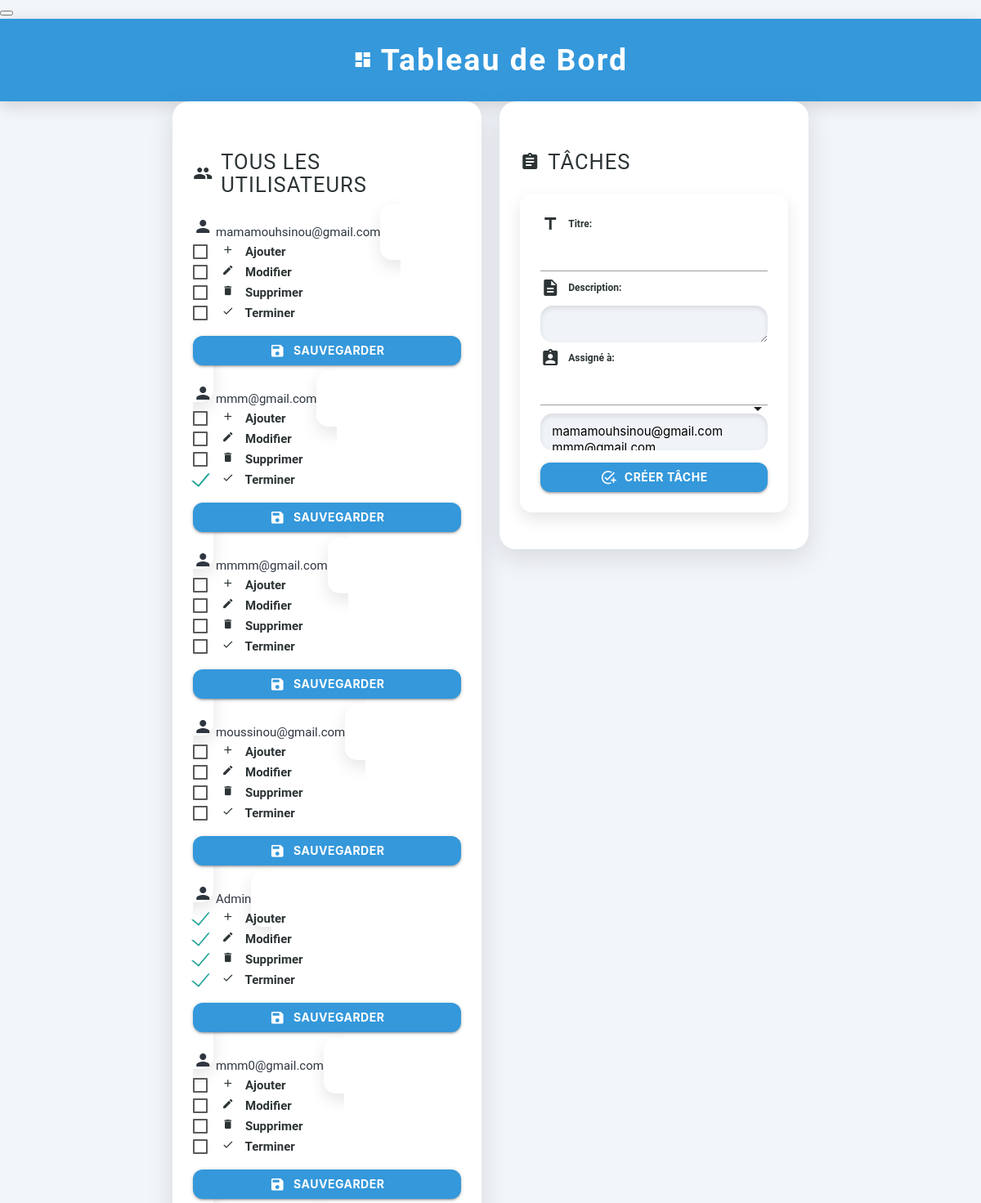
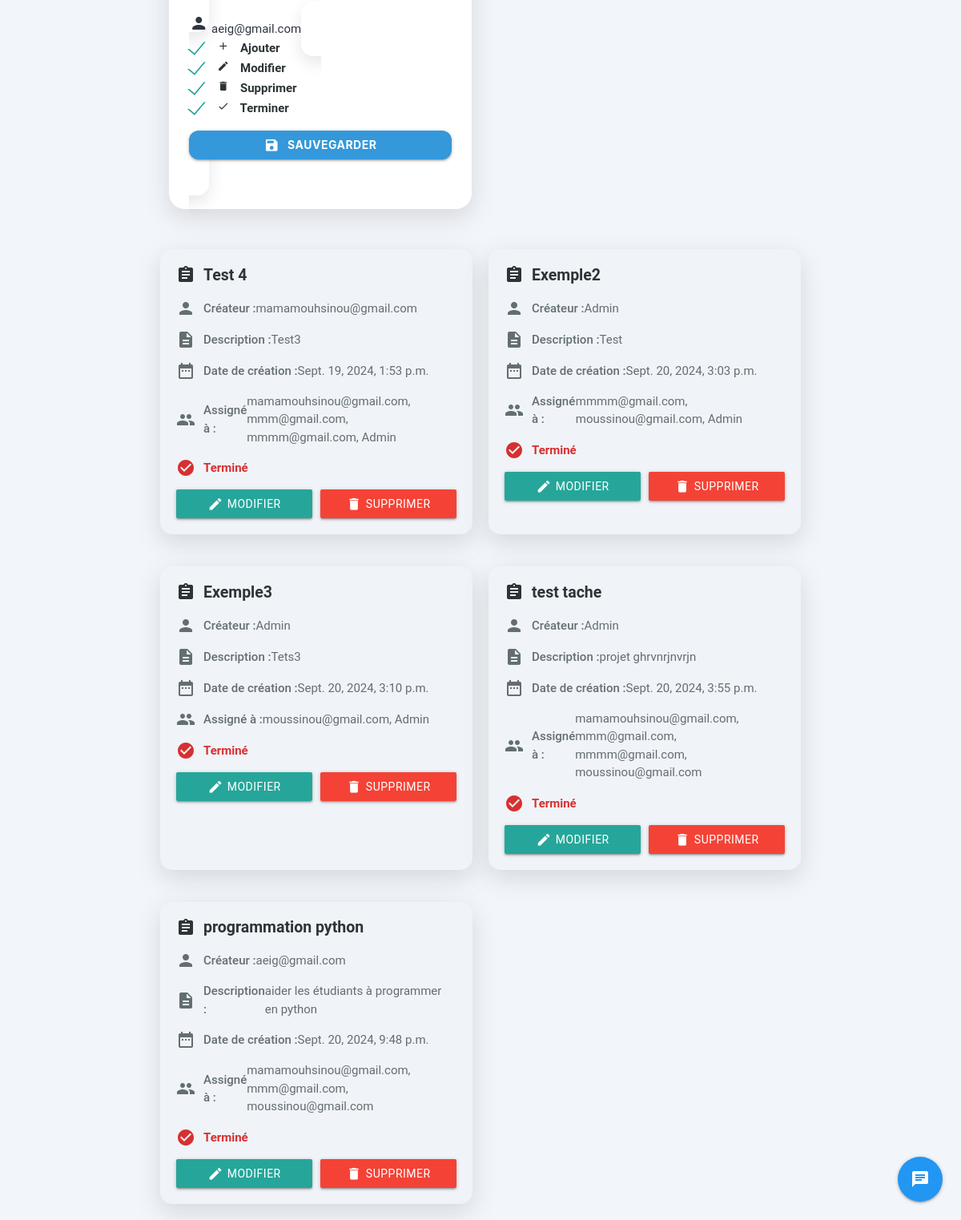
Screenshot of /dashboard/ (signed in) with the database file from the repository (2 pictures, top to bottom).
### sim/models.py (models this page shows, shortened)
class Tache(models.Model):
    createur = models.ForeignKey(User, on_delete=models.CASCADE)
    titre = models.CharField(max_length=200)
    description = models.TextField()
    date_creation = models.DateTimeField(auto_now_add=True)
    date_fin = models.DateTimeField(null=True, blank=True)
    est_terminee = models.BooleanField(default=False)
    utilisateurs = models.ManyToManyField(User, related_name='taches')

### sim/views.py (the view)
# urls.py: path('dashboard/', views.dashboard, name='dashboard'),
@login_required
def dashboard(request):
    taches_creees = Tache.objects.filter(createur=request.user)
    taches_assignees = Tache.objects.filter(utilisateurs=request.user)
    taches_terminees = Tache.objects.filter(
        Q(createur=request.user) | Q(utilisateurs=request.user),
        est_terminee=True
    ).distinct()
    taches_en_cours = Tache.objects.filter(
        Q(createur=request.user) | Q(utilisateurs=request.user),
        est_terminee=False
    ).distinct()
    utilisateurs = User.objects.all()
    taches = Tache.objects.all()
    context = {
        'utilisateurs': utilisateurs,
        'taches_creees': taches_creees,
        'taches_assignees': taches_assignees,
        'taches_terminees': taches_terminees,
        'taches_en_cours': taches_en_cours,
        'taches': taches
    }
    return render(request, 'dashboard.html', context)

### templates/dashboard.html (shortened to what this page needs)
<!DOCTYPE html>
<html lang="fr">
<head>
    <button @click="logout" class="btn-icon logout-btn" title="Se déconnecter">
    </button>
    <link href="https://cdnjs.cloudflare.com/ajax/libs/materialize/1.0.0/css/materialize.min.css" rel="stylesheet">
</head>
<body>
    <header>
        <h1 class="center-align"><i class="material-icons">dashboard</i> Tableau de Bord</h1>
    </header>
    <main class="container">
        <div class="row equal-height">
            {% if request.user.is_superuser %}
            <div class="col s12 m6">
                <div class="soft-card">
                    <section id="gestion-utilisateurs">
                        <h2><i class="material-icons">group</i> Tous les Utilisateurs</h2>
                        <ul>
                            {% for utilisateur in utilisateurs %}
                            <li>
                                <i class="material-icons">person</i> {{ utilisateur.username }}
                                <form method="POST" action="{% url 'gerer_permissions' %}" style="display:inline;">
                                    <div class="permissions">
                                        <label>
                                            <span><i class="material-icons tiny">add</i> Ajouter</span>
                                        </label>
                                        <label>
                                            <span><i class="material-icons tiny">edit</i> Modifier</span>
                                        </label>
                                        <label>
                                            <span><i class="material-icons tiny">delete</i> Supprimer</span>
                                        </label>
                                        <label>
                                            <span><i class="material-icons tiny">check</i> Terminer</span>
                                        </label>
                                        <button type="submit" class="btn waves-effect waves-light">
                                            <i class="material-icons left">save</i> Sauvegarder
                                        </button>
                                    </div>
                                </form>
                            </li>
                            {% endfor %}
                        </ul>
                    </section>
                </div>
            </div>
            {% endif %}
            <div class="col s12 m6">
                <div class="soft-card">
                    <section id="gestion-taches">
                        <h2><i class="material-icons">assignment</i> Tâches</h2>
                        {% if request.user.permission.peut_ajouter_tache %}
                        <form method="POST" action="{% url 'creer_tache' %}">
                            <label for="titre"><i class="material-icons">title</i> Titre:</label>
                            <input type="text" id="titre" name="titre" required>
                            <label for="description"><i class="material-icons">description</i> Description:</label>
                            <textarea id="description" name="description" required></textarea>
                            <label for="utilisateurs_assignes"><i class="material-icons">assignment_ind</i> Assigné à:</label>
                            <select multiple name="utilisateurs_assignes" id="utilisateurs_assignes">
                                {% for utilisateur in utilisateurs %}
                                <option value="{{ utilisateur.id }}">{{ utilisateur.username }}</option>
                                {% endfor %}
                            </select>
                            <button type="submit" class="btn waves-effect waves-light">
                                <i class="material-icons left">add_task</i> Créer Tâche
                            </button>
                        </form>
                        {% endif %}
                    </section>
                </div>
            </div>
        </div>
        <div class="card-grid">
            {% for tache in taches %}
            <div class="soft-card task-info">
                <h3><i class="material-icons">assignment</i> {{ tache.titre }}</h3>
                <p><i class="material-icons">person</i> <strong>Créateur :</strong> {{ tache.createur.username }}</p>
                <p><i class="material-icons">description</i> <strong>Description :</strong> {{ tache.description }}</p>
                <p><i class="material-icons">date_range</i> <strong>Date de création :</strong> {{ tache.date_creation }}</p>
                <p><i class="material-icons">group</i> <strong>Assigné à :</strong>
                    {% for utilisateur in tache.utilisateurs.all %}
                    {{ utilisateur.username }}{% if not forloop.last %}, {% endif %}
                    {% endfor %}
                </p>
                <p class="status {% if tache.est_terminee %}terminated{% endif %}">
                    <i class="material-icons">{% if tache.est_terminee %}check_circle{% else %}schedule{% endif %}</i>
                    {{ tache.est_terminee|yesno:"Terminé,En cours" }}
                </p>
                <div class="action-buttons">
                    {% if request.user.permission.peut_modifier_tache %}
                    <a href="{% url 'modifier_tache' tache.id %}" class="btn waves-effect waves-light">
                        <i class="material-icons left">edit</i> Modifier
                    </a>
                    {% endif %}
                    {% if request.user.permission.peut_supprimer_tache %}
                    <a href="{% url 'supprimer_tache' tache.id %}" class="btn red waves-effect waves-light">
                        <i class="material-icons left">delete</i> Supprimer
                    </a>
                    {% endif %}
                </div>
            </div>
            {% endfor %}
        </div>
    </main>
    <div class="fixed-action-btn">
        <a id="open-chat" class="btn-floating btn-large blue">
            <i class="large material-icons">chat</i>
        </a>
    </div>
</body>
</html>

### templates/dashboard.html (style rules this page uses)
body { background-color: #f2f5f9; font-family: 'Roboto', sans-serif; color: #2f3640; }
header { background-color: #3498db; color: white; padding: 30px; box-shadow: 0px 5px 20px rgba(0, 0, 0, 0.15); text-align: center; }
header h1 { margin: 0; font-size: 2.5rem; font-weight: bold; letter-spacing: 2px; display: flex; align-items: center; justify-content: center; }
header h1 i { margin-right: 10px; }
main { max-width: 1200px; margin: 40px auto; padding: 0 20px; }
h2 { font-size: 1.7rem; margin-bottom: 25px; color: #2d3436; text-transform: uppercase; letter-spacing: 1px; display: flex; align-items: center; }
h2 i { margin-right: 10px; }
.soft-card { background: #fff; border-radius: 20px; box-shadow: 0px 10px 30px rgba(100, 100, 111, 0.2); padding: 25px; transition: box-shadow 0.3s ease, transform 0.3s ease; margin-bottom: 30px; }
.card-grid { display: grid; grid-template-columns: repeat(auto-fill, minmax(280px, 1fr)); gap: 20px; }
form { background-color: #fff; border-radius: 15px; padding: 25px; box-shadow: 0px 8px 20px rgba(0, 0, 0, 0.1); margin-bottom: 20px; }
label { font-weight: bold; color: #2d3436; display: flex; align-items: center; }
label i { margin-right: 10px; }
input[type="text"], textarea, select { background-color: #f0f3f7; border: none; border-radius: 15px; padding: 12px; margin-top: 10px; width: 100%; box-shadow: inset 0px 3px 6px rgba(0, 0, 0, 0.1); transition: box-shadow 0.3s ease; }
button[type="submit"] { background-color: #3498db; border: none; padding: 12px 25px; border-radius: 12px; color: white; font-weight: bold; cursor: pointer; margin-top: 15px; width: 100%; transition: background-color 0.3s ease; display: flex; align-items: center; justify-content: center; }
button[type="submit"] i { margin-right: 10px; }
.task-info { background-color: #f0f3f7; padding: 20px; border-radius: 15px; margin-bottom: 20px; }
.task-info h3 { margin-top: 0; color: #2d3436; font-size: 1.3rem; font-weight: bold; display: flex; align-items: center; }
.task-info h3 i { margin-right: 10px; }
.task-info p { margin-bottom: 10px; color: #636e72; display: flex; align-items: center; }
.task-info p i { margin-right: 10px; }
.task-info .status { font-weight: bold; color: #00b894; display: flex; align-items: center; }
.task-info .status i { margin-right: 10px; }
.task-info .status.terminated { color: #d63031; }
select { display: block; }
.permissions label { margin-right: 15px; }
.equal-height { display: flex; flex-wrap: wrap; }
.equal-height > div { display: flex; flex-direction: column; }
.action-buttons { display: flex; flex-wrap: wrap; gap: 10px; margin-top: 15px; }
.action-buttons .btn { flex: 1 0 calc(50% - 5px); min-width: 120px; padding: 0 10px; height: 36px; line-height: 36px; display: flex; align-items: center; justify-content: center; }
.action-buttons .btn i { margin-right: 5px; }
.fixed-action-btn { position: fixed; right: 23px; bottom: 23px; }

### rows the page displays
Tache: titre "Test 4", createur.username "mamamouhsinou@gmail.com", description "Test3", date_creation "Sept. 19, 2024, 1:53 p.m.", est_terminee "Terminé"
Tache: titre "Exemple2", createur.username "Admin", description "Test", date_creation "Sept. 20, 2024, 3:03 p.m.", est_terminee "Terminé"
Tache: titre "Exemple3", createur.username "Admin", description "Tets3", date_creation "Sept. 20, 2024, 3:10 p.m.", est_terminee "Terminé"
Tache: titre "test tache", createur.username "Admin", description "projet ghrvnrjnvrjn", date_creation "Sept. 20, 2024, 3:55 p.m.", est_terminee "Terminé"
Tache: titre "programmation python", createur.username "aeig@gmail.com", description "aider les étudiants à programmer en python", date_creation "Sept. 20, 2024, 9:48 p.m.", est_terminee "Terminé"

### other values shown
{{ utilisateur.username }} "mamamouhsinou@gmail.com"
{{ utilisateur.username }} "mmm@gmail.com"
{{ utilisateur.username }} "mmmm@gmail.com"
{{ utilisateur.username }} "moussinou@gmail.com"
{{ utilisateur.username }} "Admin"
{{ utilisateur.username }} "mmm0@gmail.com"
{{ utilisateur.username }} "aeig@gmail.com"
